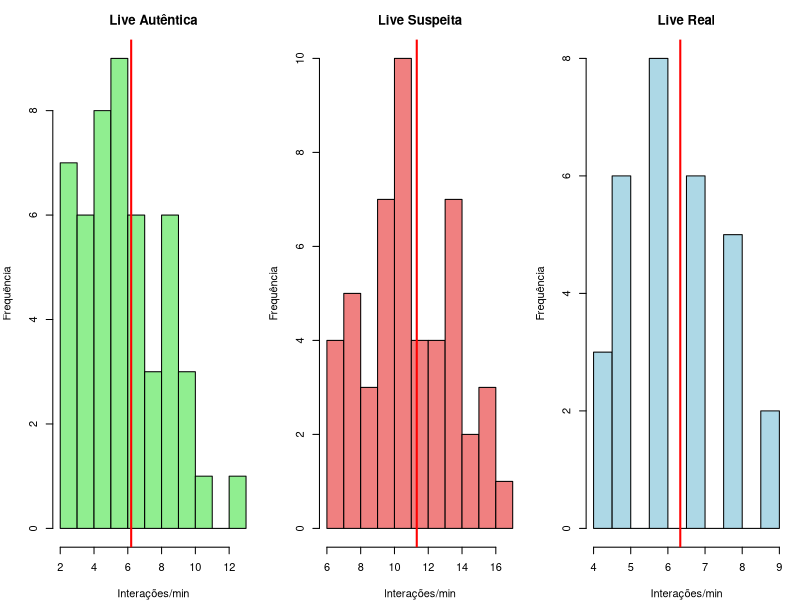

R code for this plot:
# ==============================================================================
# EXEMPLO PRÁTICO: VALIDAÇÃO ESTATÍSTICA DE LIVE NO INSTAGRAM
# ==============================================================================
#
# Autor: Diogo Da Silva Rego
# Curso: Estatística - UFPB
# Contexto: Inferência Estatística para Detecção de Manipulação
#
# Este script demonstra como usar inferência estatística para validar
# se os números de engajamento de uma live são autênticos ou manipulados.
#
# ==============================================================================

# CONFIGURAÇÃO INICIAL ========================================================

# Limpeza do ambiente
rm(list = ls())

# Definir semente para reprodutibilidade
set.seed(123)

# Parâmetros do modelo teórico
LAMBDA_TEORICO <- 6  # Engajamento esperado: 6 interações por minuto

cat("=================================================================\n")
cat("SISTEMA DE VALIDAÇÃO ESTATÍSTICA DE LIVES NO INSTAGRAM\n")
cat("=================================================================\n\n")

# FUNÇÃO DE VALIDAÇÃO ==========================================================

#' Valida estatisticamente o engajamento de uma live
#' 
#' @param dados_engajamento Vetor com número de interações por minuto
#' @param lambda_esperado Parâmetro lambda da distribuição de Poisson esperada
#' @param nivel_confianca Nível de confiança para o teste (padrão: 0.95)
#' @return Lista com resultado da validação
validar_live <- function(dados_engajamento, lambda_esperado = 6, nivel_confianca = 0.95) {
  
  # Calcular estatísticas observadas
  n <- length(dados_engajamento)
  media_obs <- mean(dados_engajamento)
  variancia_obs <- var(dados_engajamento)
  
  # Calcular valores teóricos
  media_teorica <- lambda_esperado
  variancia_teorica <- lambda_esperado / n
  desvio_teorico <- sqrt(variancia_teorica)
  
  # Calcular intervalo de confiança
  z_critico <- qnorm((1 + nivel_confianca) / 2)
  ic_inferior <- media_teorica - z_critico * desvio_teorico
  ic_superior <- media_teorica + z_critico * desvio_teorico
  
  # Teste de hipóteses
  dentro_ic <- (media_obs >= ic_inferior) && (media_obs <= ic_superior)
  
  # Calcular p-valor
  z_stat <- (media_obs - media_teorica) / desvio_teorico
  p_valor <- 2 * (1 - pnorm(abs(z_stat)))
  
  # Determinar status
  if (dentro_ic) {
    status <- "✅ VÁLIDO"
    interpretacao <- "Engajamento dentro do esperado estatisticamente"
  } else {
    status <- "🚨 SUSPEITO"
    interpretacao <- "Engajamento fora do padrão normal - investigar manipulação"
  }
  
  # Calcular poder de detecção
  poder_deteccao <- round((1 - 2 * pnorm(-z_critico)) * 100, 1)
  
  # Retornar resultados
  return(list(
    status = status,
    interpretacao = interpretacao,
    media_observada = round(media_obs, 3),
    media_teorica = media_teorica,
    intervalo_confianca = c(round(ic_inferior, 3), round(ic_superior, 3)),
    p_valor = round(p_valor, 4),
    poder_deteccao = poder_deteccao,
    duracao_minutos = n,
    nivel_confianca = nivel_confianca * 100
  ))
}

# CASOS DE TESTE ==============================================================

cat("CASOS DE TESTE - VALIDAÇÃO DE LIVES\n")
cat("====================================\n\n")

# CASO 1: Live Autêntica (Engajamento Normal) ================================

cat("CASO 1: LIVE AUTÊNTICA\n")
cat("----------------------\n")

# Simular dados de uma live orgânica de 50 minutos
live_autentica <- rpois(50, lambda = LAMBDA_TEORICO)

cat("Dados observados (primeiros 10 minutos):", paste(live_autentica[1:10], collapse = ", "), "\n")
cat("Duração total:", length(live_autentica), "minutos\n\n")

# Validar
resultado_autentica <- validar_live(live_autentica)

# Exibir resultados
cat("RESULTADO DA VALIDAÇÃO:\n")
cat("Status:", resultado_autentica$status, "\n")
cat("Interpretação:", resultado_autentica$interpretacao, "\n")
cat("Média observada:", resultado_autentica$media_observada, "\n")
cat("Intervalo de confiança 95%: [", resultado_autentica$intervalo_confianca[1], 
    ", ", resultado_autentica$intervalo_confianca[2], "]\n")
cat("P-valor:", resultado_autentica$p_valor, "\n")
cat("Poder de detecção:", resultado_autentica$poder_deteccao, "%\n\n")

# CASO 2: Live Suspeita (Engajamento Inflado) ================================

cat("CASO 2: LIVE SUSPEITA (ENGAJAMENTO INFLADO)\n")
cat("--------------------------------------------\n")

# Simular dados de uma live com engajamento artificialmente inflado
live_suspeita <- rpois(50, lambda = 12)  # Lambda muito alto!

cat("Dados observados (primeiros 10 minutos):", paste(live_suspeita[1:10], collapse = ", "), "\n")
cat("Duração total:", length(live_suspeita), "minutos\n\n")

# Validar
resultado_suspeita <- validar_live(live_suspeita)

# Exibir resultados
cat("RESULTADO DA VALIDAÇÃO:\n")
cat("Status:", resultado_suspeita$status, "\n")
cat("Interpretação:", resultado_suspeita$interpretacao, "\n")
cat("Média observada:", resultado_suspeita$media_observada, "\n")
cat("Intervalo de confiança 95%: [", resultado_suspeita$intervalo_confianca[1], 
    ", ", resultado_suspeita$intervalo_confianca[2], "]\n")
cat("P-valor:", resultado_suspeita$p_valor, "\n")
cat("Poder de detecção:", resultado_suspeita$poder_deteccao, "%\n\n")

# CASO 3: Live com Dados Reais (Exemplo Hipotético) =========================

cat("CASO 3: DADOS REAIS DE UMA LIVE ESPECÍFICA\n")
cat("-------------------------------------------\n")

# Exemplo de dados coletados de uma live real (hipotética)
dados_live_real <- c(7, 5, 8, 6, 4, 9, 5, 7, 6, 8, 
                     5, 6, 7, 4, 8, 6, 5, 9, 7, 6,
                     8, 5, 6, 7, 4, 6, 8, 5, 7, 6)

cat("Dados observados:", paste(dados_live_real[1:10], collapse = ", "), "...\n")
cat("Duração total:", length(dados_live_real), "minutos\n\n")

# Validar
resultado_real <- validar_live(dados_live_real)

# Exibir resultados
cat("RESULTADO DA VALIDAÇÃO:\n")
cat("Status:", resultado_real$status, "\n")
cat("Interpretação:", resultado_real$interpretacao, "\n")
cat("Média observada:", resultado_real$media_observada, "\n")
cat("Intervalo de confiança 95%: [", resultado_real$intervalo_confianca[1], 
    ", ", resultado_real$intervalo_confianca[2], "]\n")
cat("P-valor:", resultado_real$p_valor, "\n")
cat("Poder de detecção:", resultado_real$poder_deteccao, "%\n\n")

# ANÁLISE COMPARATIVA =========================================================

cat("ANÁLISE COMPARATIVA DOS CASOS\n")
cat("==============================\n\n")

# Criar tabela comparativa
casos <- data.frame(
  Caso = c("Live Autêntica", "Live Suspeita", "Live Real"),
  Media_Obs = c(resultado_autentica$media_observada, 
                resultado_suspeita$media_observada,
                resultado_real$media_observada),
  P_valor = c(resultado_autentica$p_valor,
              resultado_suspeita$p_valor, 
              resultado_real$p_valor),
  Status = c("VÁLIDO", "SUSPEITO", 
             ifelse(resultado_real$p_valor < 0.05, "SUSPEITO", "VÁLIDO"))
)

print(casos)

# VISUALIZAÇÃO SIMPLES ========================================================

cat("\nVISUALIZAÇÃO DOS RESULTADOS\n")
cat("===========================\n")

# Gráfico comparativo simples
par(mfrow = c(1, 3), mar = c(4, 4, 3, 1))

# Live autêntica
hist(live_autentica, 
     main = "Live Autêntica", 
     xlab = "Interações/min",
     ylab = "Frequência",
     col = "lightgreen",
     breaks = 10)
abline(v = mean(live_autentica), col = "red", lwd = 2)

# Live suspeita
hist(live_suspeita, 
     main = "Live Suspeita", 
     xlab = "Interações/min",
     ylab = "Frequência",
     col = "lightcoral",
     breaks = 10)
abline(v = mean(live_suspeita), col = "red", lwd = 2)

# Live real
hist(dados_live_real, 
     main = "Live Real", 
     xlab = "Interações/min",
     ylab = "Frequência",
     col = "lightblue",
     breaks = 10)
abline(v = mean(dados_live_real), col = "red", lwd = 2)

par(mfrow = c(1, 1))

# RECOMENDAÇÕES PRÁTICAS ======================================================

cat("\nRECOMENDAÇÕES PARA USO PRÁTICO\n")
cat("==============================\n\n")

cat("1. COLETA DE DADOS:\n")
cat("   - Colete dados minuto a minuto durante toda a live\n")
cat("   - Mínimo 30 minutos para análise confiável\n")
cat("   - Registre horários para detectar padrões suspeitos\n\n")

cat("2. CRITÉRIOS DE VALIDAÇÃO:\n")
cat("   - P-valor < 0.05: Suspeito de manipulação\n")
cat("   - Média fora do IC 95%: Investigar mais profundamente\n")
cat("   - Variância muito baixa: Possível automação\n\n")

cat("3. AÇÕES RECOMENDADAS:\n")
cat("   - VÁLIDO: Prosseguir com confiança\n")
cat("   - SUSPEITO: Solicitar auditoria independente\n")
cat("   - Documentar todos os resultados para relatórios\n\n")

cat("=================================================================\n")
cat("ANÁLISE CONCLUÍDA - SISTEMA DE VALIDAÇÃO ESTATÍSTICA\n")
cat("=================================================================\n")

# ==============================================================================
# FIM DO EXEMPLO
# ==============================================================================

